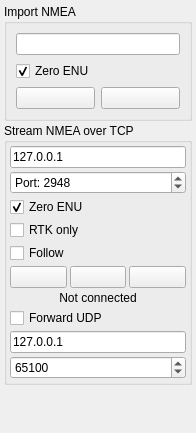
                  <widget class="QWidget" name="scrollAreaWidgetContents">
                   <property name="geometry">
                    <rect>
                     <x>0</x>
                     <y>0</y>
                     <width>196</width>
                     <height>433</height>
                    </rect>
                   </property>
                   <layout class="QVBoxLayout" name="verticalLayout_12">
                    <property name="spacing">
                     <number>2</number>
                    </property>
                    <property name="leftMargin">
                     <number>4</number>
                    </property>
                    <property name="topMargin">
                     <number>4</number>
                    </property>
                    <property name="rightMargin">
                     <number>4</number>
                    </property>
                    <property name="bottomMargin">
                     <number>4</number>
                    </property>
                    <item>
                     <widget class="QGroupBox" name="groupBox_11">
                      <property name="sizePolicy">
                       <sizepolicy hsizetype="Preferred" vsizetype="Fixed">
                        <horstretch>0</horstretch>
                        <verstretch>0</verstretch>
                       </sizepolicy>
                      </property>
                      <property name="title">
                       <string>Import NMEA</string>
                      </property>
                      <layout class="QGridLayout" name="gridLayout_9">
                       <item row="2" column="1">
                        <widget class="QPushButton" name="mapImportNmeaButton">
                         <property name="toolTip">
                          <string>Process</string>
                         </property>
                         <property name="text">
                          <string/>
                         </property>
                         <property name="icon">
                          <iconset resource="resources.qrc">
                           <normaloff>:/models/Icons/Process-96.png</normaloff>:/models/Icons/Process-96.png</iconset>
                         </property>
                        </widget>
                       </item>
                       <item row="1" column="0" colspan="2">
                        <widget class="QCheckBox" name="mapImportNmeaZeroEnuBox">
                         <property name="toolTip">
                          <string>Zero ENU coordinates on map with first imported point</string>
                         </property>
                         <property name="text">
                          <string>Zero ENU</string>
                         </property>
                         <property name="checked">
                          <bool>true</bool>
                         </property>
                        </widget>
                       </item>
                       <item row="2" column="0">
                        <widget class="QPushButton" name="mapChooseNmeaButton">
                         <property name="toolTip">
                          <string>Choose</string>
                         </property>
                         <property name="text">
                          <string/>
                         </property>
                         <property name="icon">
                          <iconset resource="resources.qrc">
                           <normaloff>:/models/Icons/Open Folder-96.png</normaloff>:/models/Icons/Open Folder-96.png</iconset>
                         </property>
                        </widget>
                       </item>
                       <item row="0" column="0" colspan="2">
                        <widget class="QLineEdit" name="mapImportNmeaEdit"/>
                       </item>
                      </layout>
                     </widget>
                    </item>
                    <item>
                     <widget class="QGroupBox" name="groupBox_14">
                      <property name="sizePolicy">
                       <sizepolicy hsizetype="Preferred" vsizetype="Fixed">
                        <horstretch>0</horstretch>
                        <verstretch>0</verstretch>
                       </sizepolicy>
                      </property>
                      <property name="title">
                       <string>Stream NMEA over TCP</string>
                      </property>
                      <layout class="QVBoxLayout" name="verticalLayout_9">
                       <property name="spacing">
                        <number>3</number>
                       </property>
                       <property name="leftMargin">
                        <number>3</number>
                       </property>
                       <property name="topMargin">
                        <number>3</number>
                       </property>
                       <property name="rightMargin">
                        <number>3</number>
                       </property>
                       <property name="bottomMargin">
                        <number>3</number>
                       </property>
                       <item>
                        <widget class="QLineEdit" name="mapStreamNmeaServerEdit">
                         <property name="text">
                          <string>127.0.0.1</string>
                         </property>
                        </widget>
                       </item>
                       <item>
                        <widget class="QSpinBox" name="mapStreamNmeaPortBox">
                         <property name="prefix">
                          <string>Port: </string>
                         </property>
                         <property name="maximum">
                          <number>65535</number>
                         </property>
                         <property name="value">
                          <number>2948</number>
                         </property>
                        </widget>
                       </item>
                       <item>
                        <widget class="QCheckBox" name="mapStreamNmeaZeroEnuBox">
                         <property name="toolTip">
                          <string>Zero ENU frame on next NMEA message</string>
                         </property>
                         <property name="text">
                          <string>Zero ENU</string>
                         </property>
                         <property name="checked">
                          <bool>true</bool>
                         </property>
                        </widget>
                       </item>
                       <item>
                        <widget class="QCheckBox" name="mapStreamNmeaRtkOnlyBox">
                         <property name="text">
                          <string>RTK only</string>
                         </property>
                        </widget>
                       </item>
                       <item>
                        <widget class="QCheckBox" name="mapStreamNmeaFollowBox">
                         <property name="text">
                          <string>Follow</string>
                         </property>
                        </widget>
                       </item>
                       <item>
                        <layout class="QHBoxLayout" name="horizontalLayout_13">
                         <item>
                          <widget class="QPushButton" name="mapStreamNmeaClearTraceButton">
                           <property name="toolTip">
                            <string>Clear trace</string>
                           </property>
                           <property name="text">
                            <string/>
                           </property>
                           <property name="icon">
                            <iconset resource="resources.qrc">
                             <normaloff>:/models/Icons/Delete2-96.png</normaloff>:/models/Icons/Delete2-96.png</iconset>
                           </property>
                          </widget>
                         </item>
                         <item>
                          <widget class="QPushButton" name="mapStreamNmeaDisconnectButton">
                           <property name="toolTip">
                            <string>Disconnect</string>
                           </property>
                           <property name="text">
                            <string/>
                           </property>
                           <property name="icon">
                            <iconset resource="resources.qrc">
                             <normaloff>:/models/Icons/Disconnected-96.png</normaloff>:/models/Icons/Disconnected-96.png</iconset>
                           </property>
                          </widget>
                         </item>
                         <item>
                          <widget class="QPushButton" name="mapStreamNmeaConnectButton">
                           <property name="toolTip">
                            <string>Connect</string>
                           </property>
                           <property name="text">
                            <string/>
                           </property>
                           <property name="icon">
                            <iconset resource="resources.qrc">
                             <normaloff>:/models/Icons/Connected-96.png</normaloff>:/models/Icons/Connected-96.png</iconset>
                           </property>
                          </widget>
                         </item>
                        </layout>
                       </item>
                       <item>
                        <widget class="QLabel" name="mapStreamNmeaConnectedLabel">
                         <property name="text">
                          <string>Not connected</string>
                         </property>
                         <property name="alignment">
                          <set>Qt::AlignmentFlag::AlignCenter</set>
                         </property>
                        </widget>
                       </item>
                       <item>
                        <widget class="QCheckBox" name="mapStreamNmeaForwardUdpBox">
                         <property name="text">
                          <string>Forward UDP</string>
                         </property>
                        </widget>
                       </item>
                       <item>
                        <widget class="QLineEdit" name="mapStreamNmeaForwardUdpHostEdit">
                         <property name="text">
                          <string>127.0.0.1</string>
                         </property>
                        </widget>
                       </item>
                       <item>
                        <widget class="QSpinBox" name="mapStreamNmeaForwardUdpPortBox">
                         <property name="maximum">
                          <number>65535</number>
                         </property>
                         <property name="value">
                          <number>65100</number>
                         </property>
                        </widget>
                       </item>
                      </layout>
                     </widget>
                    </item>
                    <item>
                     <spacer name="verticalSpacer_5">
                      <property name="orientation">
                       <enum>Qt::Orientation::Vertical</enum>
                      </property>
                      <property name="sizeHint" stdset="0">
                       <size>
                        <width>68</width>
                        <height>29</height>
                       </size>
                      </property>
                     </spacer>
                    </item>
                   </layout>
                  </widget>
